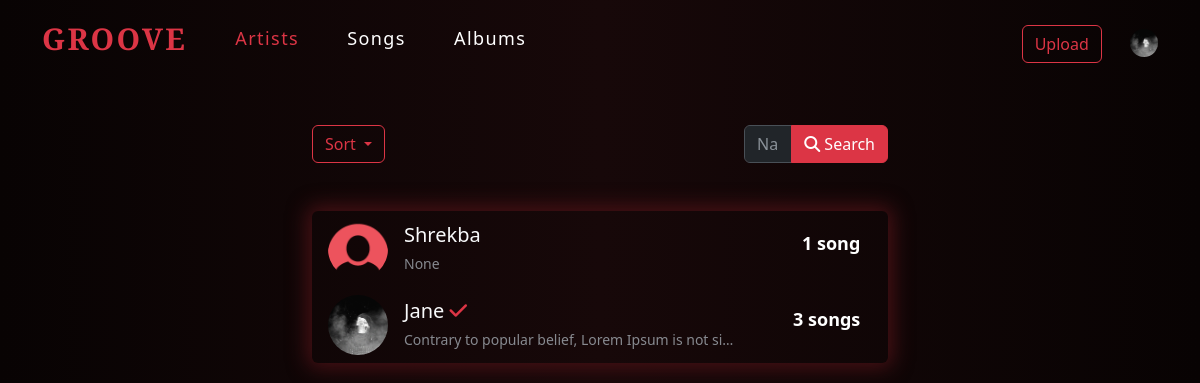
Screenshot of /u/ (signed in) with the database file from the repository.
### apps/users/models.py (models this page shows, shortened)
class CustomUser(AbstractUser):
    email = models.EmailField(unique=True)
    description = models.TextField(max_length=1500, null=True, blank=True)
    image = models.ImageField(upload_to=get_upload_path, null=True, blank=True)
    verified = models.BooleanField(default=False)
    slug = models.SlugField(blank=True, null=True)
    class Meta:
        ordering = ['pk']
    def get_absolute_url(self):
        return reverse('users:user', args=[self.slug])

### apps/users/views.py (the view)
# urls.py: path('', views.UsersListView.as_view(), name='users'),
class UsersListView(generic.ListView):
    model = CustomUser
    context_object_name = 'users'
    paginate_by = 10
    template_name = "users/users_list.html"
    def get_queryset(self):
        qs = super().get_queryset()
        qs = qs.annotate(song_count=Count('song'))
        qs = qs.filter(song_count__gt=0)
        search_val = self.request.GET.get('search_val', None)
        order_val = self.request.GET.get('order_by', '-pk')
        if search_val:
            qs = qs.filter(username__icontains=search_val)
        qs = qs.order_by(order_val)
        return qs
    def get_context_data(self, **kwargs):
        context = super().get_context_data(**kwargs)
        context['default_image_url'] = settings.MEDIA_URL + 'users/default.png'
        return context

### apps/users/templates/users/users_list.html (shortened to what this page needs)
{% extends 'base.html' %}
{% block content %}
<div class="grey_container" data-bs-theme="dark">
  <div class="container mt-5 mb-5 w-50">
    <div class="bd-masthead mt-5" id="content">
      <div class="d-flex mb-4">
        <div class="dropdown me-auto">
          <button class="btn btn btn-outline-danger dropdown-toggle" type="button" data-bs-toggle="dropdown" aria-expanded="false">
          Sort
          </button>
        </div>
        <form method="GET" action="{% url 'users:users' %}" class="input-group w-25">
          <input type="text" name="search_val" class="form-control" placeholder="Name" aria-label="Name" aria-describedby="button-addon2">
          <button class="btn btn-danger" type="submit" id="button-addon2"><i class="fa-solid fa-magnifying-glass"></i> Search</button>
        </form>
      </div>
      <div class="list-group mb-5 mt-5">
        {% for user in users %}
        <a href="{{ user.get_absolute_url }}" class="list-group-item list-group-item-action">
          <div class="d-flex align-middle">
            <img src="{% if user.image %}{{ user.image.url }}{% else %}{{ default_image_url }}{% endif %}" width="60" height="60" class="me-3 user_image">
            <div class="me-auto">
              <h5 class="mb-1 mt-1 text-light">{{ user.username }} {% if user.verified %}<i class="fa-solid fa-check text-danger"></i>{% endif %}</h5>
              <small class="text-muted">{{ user.description|striptags|truncatechars:50 }}</small>
            </div>
            <h4 class="mt-2"><span class="badge rounded-pill bg-orange">{{ user.song_count }} song{{ user.song_count|pluralize }}</span></h4>
          </div>
        </a>
        {% empty %}
        <h4 class="text-danger mt-3 mb-3 text-center">No results found</h4>
        {% endfor %}
      </div>
    </div>
  </div>
</div>
{% endblock %}

### templates/base.html (shortened to what this page needs)
<!DOCTYPE html>
{% load static %}
<html lang="en">
  <head>
    <link href="https://cdn.jsdelivr.net/npm/bootstrap@5.3.0/dist/css/bootstrap.min.css" rel="stylesheet">
    <link href="https://netdna.bootstrapcdn.com/font-awesome/4.0.3/css/font-awesome.css" rel="stylesheet"/>
    <link href="https://cdnjs.cloudflare.com/ajax/libs/mediaelement/4.2.7/mediaelementplayer.min.css" rel="stylesheet"/>
    <link rel="stylesheet" href="{% static 'style.css' %}">
  </head>
  <body>
    <nav class="navbar navbar-expand-lg sticky-top bg_gradient_red" data-bs-theme="dark">
      <div class="container">
        <a class="navbar-brand" href="{% url 'home' %}">GROOVE</a>
        <div class="collapse navbar-collapse" id="navbarSupportedContent">
          <ul class="navbar-nav me-auto mb-2 mb-lg-0">
            <li class="nav-item ms-5">
              <a class="nav-link nav-link-fade-up nav_link_base {% if request.path == '/u/' %} nav-link-active active {% endif %}" href="{% url 'users:users' %}">Artists</a>
            </li>
            <li class="nav-item ms-5">
              <a class="nav-link nav-link-fade-up nav_link_base {% if request.path == '/player/songs/' %} nav-link-active active {% endif %}" href="{% url 'player:songs' %}">Songs</a>
            </li>
            <li class="nav-item ms-5">
              <a class="nav-link nav-link-fade-up nav_link_base {% if request.path == '/player/albums/' %} nav-link-active active {% endif %}" href="{% url 'player:albums' %}">Albums</a>
            </li>
          </ul>
          <ul class="navbar-nav ms-auto mb-2 mb-lg-0 mt-2">
            {% if request.user.is_authenticated %}
            <li class="nav-item dropdown">
              <a href='#' class="btn btn-outline-danger me-4" data-bs-toggle="modal" data-bs-target="#modal-upload">
                Upload
              </a>
              <a class="nav-link nav_link_base" href="#" role="button" data-bs-toggle="dropdown" aria-expanded="false" data-toggle="dropdown">
              {% if request.user.image %}
              <img src="{{ request.user.image.url }}" width="28" height="28" class="user_image" alt="user_image">
              {% else %}
              <i class="fa-solid fa-user"></i>
              {% endif %}
              </a>
            </li>
            {% endif %}
          </ul>
        </div>
      </div>
    </nav>
    {% block content %}
    {% endblock %}
  </body>
</html>

### static/style.css (style rules this page uses)
html { height: 100%; }
body { min-height: 100%; display: flex; flex-direction: column; background: rgb(8,3,3); background: linear-gradient(90deg, rgba(8,3,3,1) 0%, rgba(23,8,9,1) 50%, rgba(8,3,3,1) 100%); }
.bg_gradient_red { background: rgb(8,3,3); background: linear-gradient(90deg, rgba(8,3,3,1) 0%, rgba(23,8,9,1) 50%, rgba(8,3,3,1) 100%); }
.navbar { --bs-navbar-nav-link-padding-x: 0; --bs-navbar-brand-margin-end: 0; --bs-navbar-padding-y: 0; }
.navbar-brand { font-weight: 600; font-size: 30px; text-transform: uppercase; text-decoration: none; color: #dc3545; margin: 0 0 0 0; display: inline-block; position: relative; letter-spacing: .08em; font-family: 'Alegreya Sans SC', sans-serif; }
.nav_link_base { font-size: 18px; font-weight: 500; text-decoration: none; color: white; padding: 20px 0px; display: inline-block; position: relative; letter-spacing: .08em; }
.nav_link_base::before { transition: 300ms; height: 5px; content: ""; position: absolute; background-color: #dc3545; }
.nav-link-fade-up::before { width: 100%; bottom: 5px; opacity: 0; }
.nav-link-active { color: #dc3545 !important; }
.user_image { border-radius: 50%; }
.list-group { --bs-list-group-bg: transparent; --bs-list-group-border-color: none; --bs-list-group-action-hover-bg: #471115; --bs-list-group-action-active-color: #471115; --bs-list-group-action-active-bg: #471115; box-shadow: 0 0 20px 5px #471115; }

### rows the page displays
CustomUser: user.image (picture), image (picture), username "Jane", verified True (drawn), description "Contrary to popular belief, Lorem Ipsum is not si…", song_count "3"
CustomUser: shows a picture, username "Shrekba", description "None", song_count "1"
